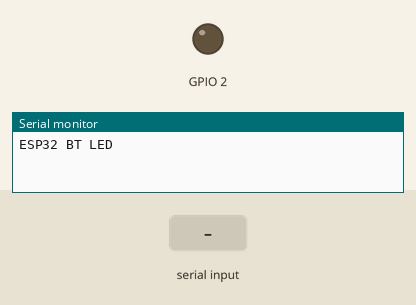
A sketch run on a simulated ESP32. On the bench: output pins drawn as LEDs (lit = HIGH), the last lines printed to the serial monitor. Inputs (shaded band) come from the test bench. Nothing arrives over Bluetooth unless stated.

Above: at 2.2 s.
2.3 s: "on\n" received over the second serial link
At 2.7 s:
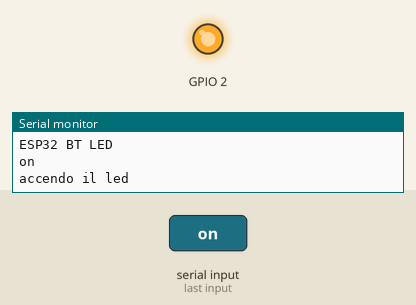
3.8 s: "off\n" received over the second serial link
At 5.0 s:
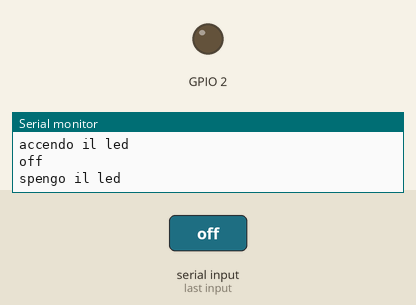
Timing chart, 0 to 6.8 s (numbered marks = the images above; inputs shaded):
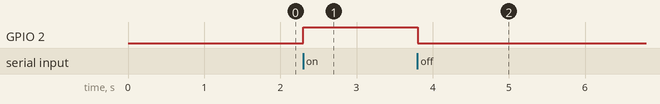

The sketch:

ESP32-BT-Led.ino
```cpp
#include "BluetoothSerial.h"

BluetoothSerial bt;
String line;

void setup() {
  pinMode(2, OUTPUT);

  Serial.begin(115200);
  delay(1000);
  Serial.println("ESP32 BT LED");

  bt.begin("ESP32-BT1");
}

void loop() {
  if (bt.available()) {
    char ch = bt.read();
    if (ch == '\n') {
      //ho la linea
      Serial.println(line);
      //elaboro la linea
      if (line == "on") {
        Serial.println("accendo il led");
        digitalWrite(2, HIGH);
      } else if (line == "off") {
        Serial.println("spengo il led");
        digitalWrite(2, LOW);
      }
      //la svuoto
      line = "";
    } else if (ch != '\r') {
      line += ch;
    }
  }
}
```

Measured:
- after the input at 2.3 s, GPIO 2: LOW → HIGH at once
- after the input at 3.8 s, GPIO 2: HIGH → LOW at once
